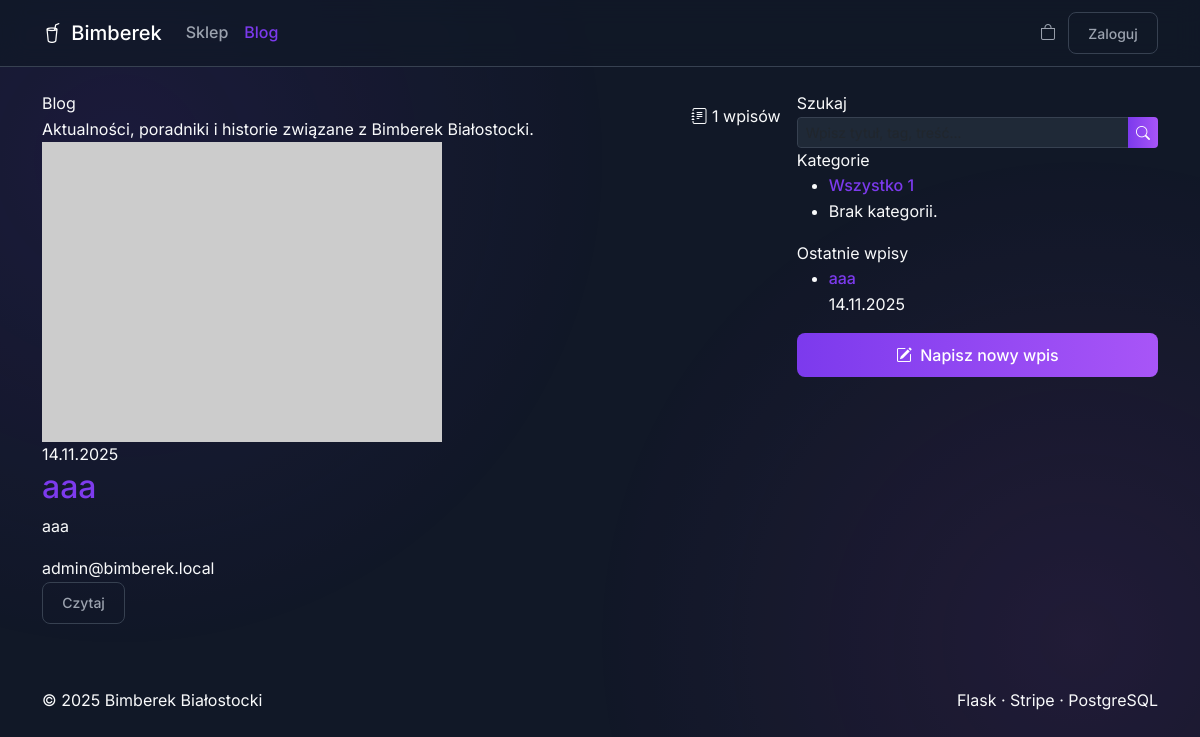
Screenshot of /blog/ with the database file from the repository.
### app/models.py (models this page shows, shortened)
class Post(db.Model):
    __tablename__ = "posts"
    id = db.Column(db.Integer, primary_key=True)
    title = db.Column(db.String(200), nullable=False)
    content_html = db.Column(db.Text, nullable=False)
    status = db.Column(
        db.String(20),
        default="oczekuje",
        nullable=False,
    )  # oczekuje, zaakceptowany, odrzucony
    author_id = db.Column(db.Integer, db.ForeignKey("users.id"), nullable=True)
    created_at = db.Column(db.DateTime, server_default=db.func.now())
    author = db.relationship("User")
    comments = db.relationship("Comment", back_populates="post", lazy=True)

class User(db.Model, UserMixin):
    __tablename__ = "users"
    id = db.Column(db.Integer, primary_key=True)
    email = db.Column(db.String(120), unique=True, nullable=False)
    password_hash = db.Column(db.String(128), nullable=False)
    role = db.Column(db.String(20), default="user")  # user, moderator, admin
    google_id = db.Column(db.String(100), nullable=True)
    facebook_id = db.Column(db.String(100), nullable=True)
    theme_id = db.Column(db.Integer, db.ForeignKey("themes.id"), nullable=True)
    rank = db.Column(db.String(50), nullable=True)
    theme = db.relationship("Theme", back_populates="users")
    orders = db.relationship("Order", back_populates="user", lazy=True)

### app/blog/routes.py (the view, shortened to what this page needs)
@blog_bp.route("/")
def post_list():
    page = request.args.get("page", 1, type=int)
    q = (request.args.get("q") or "").strip()
    try:
        query = Post.query.filter_by(status="zaakceptowany")
        query = query.order_by(Post.created_at.desc())
        posts = query.paginate(page=page, per_page=6, error_out=False)
    except OperationalError:
        posts = None
    try:
        recent_posts = (
            Post.query.filter_by(status="zaakceptowany")
            .order_by(Post.created_at.desc())
            .limit(5)
            .all()
        )
    except OperationalError:
        recent_posts = []
    categories = []
    current_category_id = None
    return render_template(
        "blog/post_list.html",
        posts=posts,
        categories=categories,
        current_category_id=current_category_id,
        recent_posts=recent_posts,
        q=q,
    )

### app/blog/templates/blog/post_list.html (shortened to what this page needs)
{% extends "base.html" %}
{% block content %}
<div class="container my-3 blog-page">
  <div class="row g-3">
    <div class="col-lg-8">
      <section class="blog-hero">
        <div class="d-flex justify-content-between flex-wrap gap-2 align-items-center">
          <div>
            <div class="blog-hero-title">Blog</div>
            <div class="blog-hero-sub">
              Aktualności, poradniki i historie związane z Bimberek Białostocki.
            </div>
          </div>
          <div class="d-flex flex-column align-items-end gap-1">
            <span class="blog-chip">
              <i class="bi bi-journal-text"></i>
              {{ posts.total if posts is defined and posts.total is defined else (posts.items|length if posts and posts.items is defined else 0) }} wpisów
            </span>
          </div>
        </div>
      </section>
      {% if posts and posts.items|length %}
        <div class="blog-list">
          {% for post in posts.items %}
          <article class="blog-card">
            <a class="blog-thumb" href="{{ url_for('blog.post_detail', post_id=post.id) }}">
              {% if post.cover_image %}
                <img src="{{ url_for('static', filename='images/blog/' ~ post.cover_image) }}" alt="{{ post.title }}">
              {% else %}
                <img src="https://placehold.co/400x300/020617/374151?text=Bimberek" alt="Domyślny obrazek wpisu">
              {% endif %}
            </a>
            <div class="blog-card-body">
              <div class="blog-meta">
                <span>
                  {% if post.published_at %}
                    {{ post.published_at.strftime('%d.%m.%Y') }}
                  {% elif post.created_at %}
                    {{ post.created_at.strftime('%d.%m.%Y') }}
                  {% endif %}
                </span>
              </div>
              <h2 class="blog-title">
                <a href="{{ url_for('blog.post_detail', post_id=post.id) }}">{{ post.title }}</a>
              </h2>
              {% if post.subtitle %}
                <p class="blog-excerpt">{{ post.subtitle }}</p>
              {% elif post.content_html %}
                <p class="blog-excerpt">
                  {{ post.content_html|striptags|truncate(180) }}
                </p>
              {% endif %}
              <div class="blog-footer">
                <div class="blog-author">
                  <span>
                    {% if post.author and (post.author.username or post.author.email) %}
                      {{ post.author.username or post.author.email }}
                    {% else %}
                      Redakcja
                    {% endif %}
                  </span>
                </div>
                <a class="btn btn-sm btn-outline-light" href="{{ url_for('blog.post_detail', post_id=post.id) }}">
                  Czytaj
                </a>
              </div>
            </div>
          </article>
          {% endfor %}
        </div>
      {% else %}
        <div class="section-card section-pad text-center mt-3">
          <h2 class="h5">Na razie brak wpisów.</h2>
          <p class="muted">Dodaj coś w panelu admina lub poczekaj na moderację.</p>
        </div>
      {% endif %}
    </div>
    <div class="col-lg-4">
      <aside class="blog-sidebar">
        <div class="blog-side-card">
          <div class="blog-side-title">Szukaj</div>
          <form method="get" action="{{ url_for('blog.post_list') }}">
            <div class="input-group input-group-sm">
              <input type="search"
                     name="q"
                     value="{{ q or '' }}"
                     class="form-control"
                     placeholder="Wpisz tytuł, tag, treść...">
              <button class="btn btn-primary">
                <i class="bi bi-search"></i>
              </button>
            </div>
          </form>
        </div>
        <div class="blog-side-card">
          <div class="blog-side-title">Kategorie</div>
          <ul class="blog-cat-list">
            <li>
              <a class="blog-cat-link {% if not current_category_id %}active{% endif %}"
                 href="{{ url_for('blog.post_list', q=q) }}">
                <span>Wszystko</span>
                {% if posts is defined and posts.total is defined %}
                  <span>{{ posts.total }}</span>
                {% endif %}
              </a>
            </li>
            {% if categories %}
              {% for c in categories %}
              <li>
                <a class="blog-cat-link {% if current_category_id==c.id %}active{% endif %}"
                   href="{{ url_for('blog.post_list', cat=c.id, q=q) }}">
                  <span>{{ c.name }}</span>
                  {% if c.posts_count is defined %}
                    <span>{{ c.posts_count }}</span>
                  {% endif %}
                </a>
              </li>
              {% endfor %}
            {% else %}
              <li class="text-muted-soft">Brak kategorii.</li>
            {% endif %}
          </ul>
        </div>
        {% if recent_posts %}
        <div class="blog-side-card">
          <div class="blog-side-title">Ostatnie wpisy</div>
          <ul class="blog-recent-list">
            {% for p in recent_posts %}
            <li class="blog-recent-item">
              <a href="{{ url_for('blog.post_detail', post_id=p.id) }}">{{ p.title }}</a>
              <div class="blog-recent-meta">
                {% if p.published_at %}
                  {{ p.published_at.strftime('%d.%m.%Y') }}
                {% elif p.created_at %}
                  {{ p.created_at.strftime('%d.%m.%Y') }}
                {% endif %}
              </div>
            </li>
            {% endfor %}
          </ul>
        </div>
        {% endif %}
        <div class="blog-side-card d-grid">
           <a href="{{ url_for('blog.new_post') }}" class="btn btn-primary">
             <i class="bi bi-pencil-square me-1"></i> Napisz nowy wpis
           </a>
        </div>
      </aside>
    </div>
  </div>
</div>
{% endblock %}

### app/static/css/style.css (style rules this page uses)
:root { --font-family-base: 'Inter', -apple-system, BlinkMacSystemFont, "Segoe UI", Roboto, "Helvetica Neue", Arial, sans-serif; --color-text: #f9fafb; --color-text-muted: #9ca3af; --color-primary: #7c3aed; --color-primary-hover: #6d28d9; --color-surface: #1f2937; --color-background: #111827; --color-border: #374151; --premium-gradient: linear-gradient(90deg, var(--color-primary), #a855f7); --border-radius: 0.5rem; --border-radius-lg: 0.75rem; --box-shadow: 0 4px 12px rgba(0, 0, 0, 0.1); --box-shadow-lg: 0 10px 25px rgba(0, 0, 0, 0.2); --premium-glow: 0 6px 20px rgba(124, 58, 237, 0.25); }
body { font-family: var(--font-family-base); background-color: var(--color-background); color: var(--color-text); line-height: 1.6; -webkit-font-smoothing: antialiased; -moz-osx-font-smoothing: grayscale; position: relative; }
body::before { content: ''; position: fixed; top: 0; left: 0; width: 100%; height: 100%; background: radial-gradient(circle at 10% 20%, rgba(124, 58, 237, 0.15), transparent 40%), radial-gradient(circle at 90% 80%, rgba(217, 70, 239, 0.12), transparent 40%); z-index: -1; opacity: 0.7; }
h1, h2 { background: var(--premium-gradient); -webkit-background-clip: text; -webkit-text-fill-color: transparent; background-clip: text; text-fill-color: transparent; font-weight: 700; }
a { color: var(--color-primary); text-decoration: none; font-weight: 500; }
.btn { border-radius: var(--border-radius); font-weight: 500; transition: all 0.2s ease; padding: 0.6rem 1.2rem; border: 1px solid transparent; }
.btn-primary { background: var(--premium-gradient); border: none; color: #fff; }
.btn-outline-light { border-color: var(--color-border); color: var(--color-text-muted); background: transparent; }
.form-control { border-radius: var(--border-radius); border: 1px solid var(--color-border); padding: 0.6rem 1rem; background-color: var(--color-surface); color: var(--color-text); }

### rows the page displays
Post: created_at "14.11.2025", title "aaa", content_html "aaa", author "admin@bimberek.local"

### other values shown
{{ posts.total }} "1"
{{ 2025 }} "2025"
